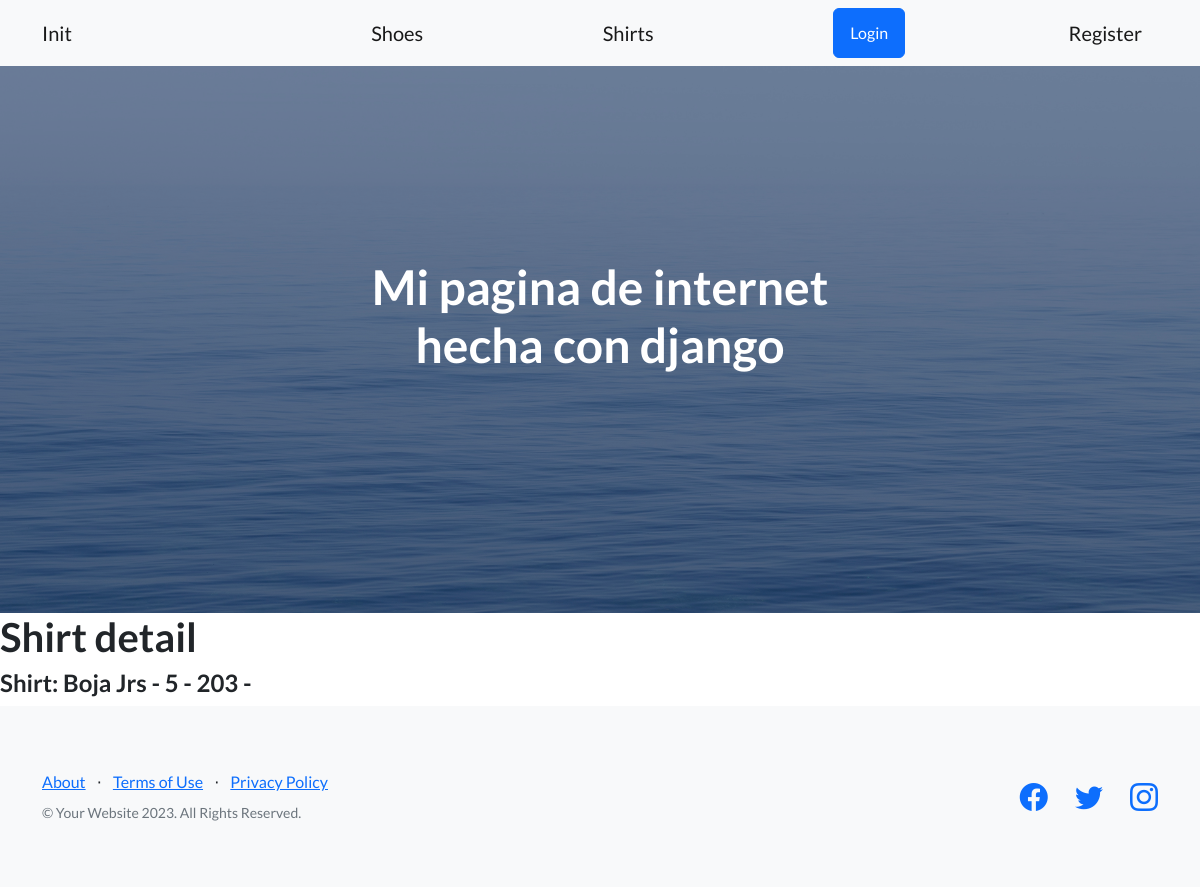
/app-coder/shirt-detail/2, run on an earlier commit of the app's database.
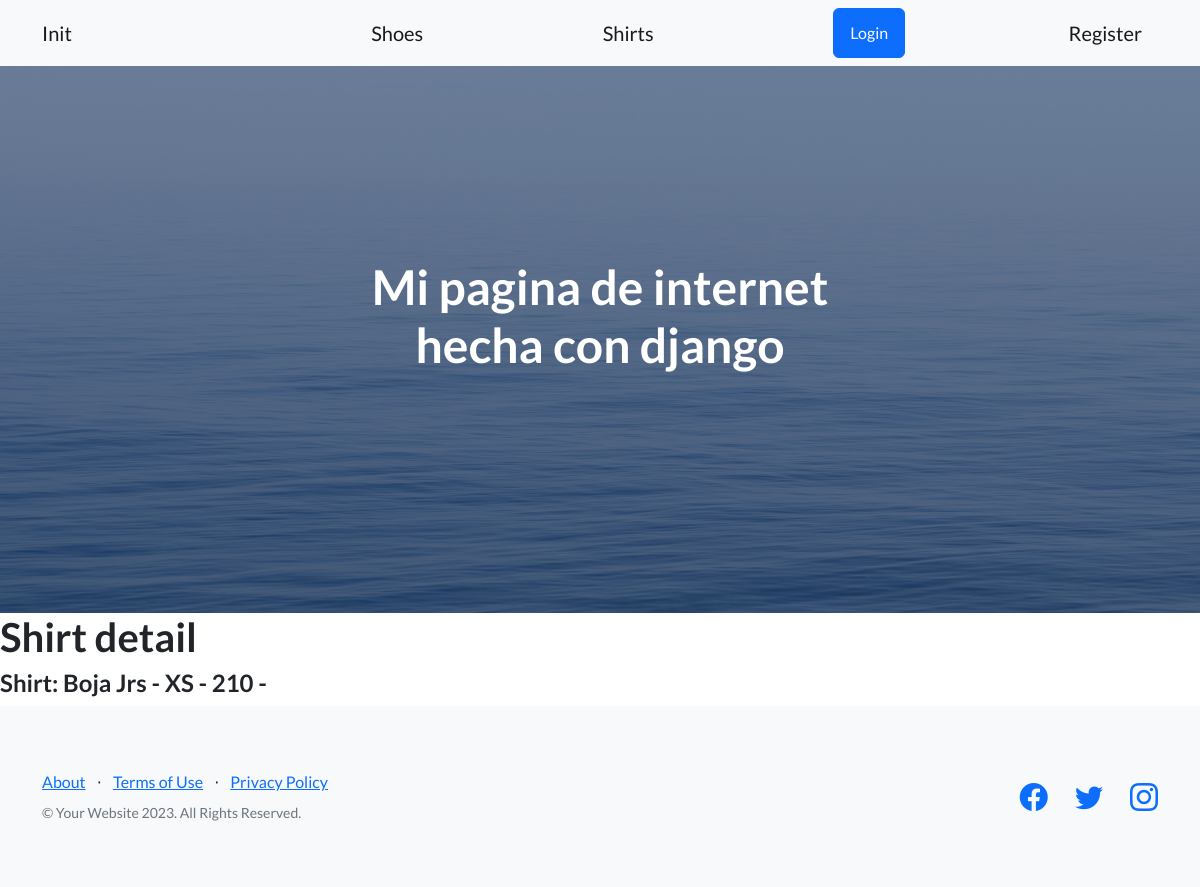
And on a later commit of the database.
### AppCoder/models.py (models this page shows, shortened)
class Shirt(models.Model):
  SIZES = [
        ('XS', 'Extra Small'),
        ('S', 'Small'),
        ('M', 'Medium'),
        ('L', 'Large'),
        ('X', 'Extra Large'),
        ('XXL', 'Extra Extra Large'),
    ]
  model = models.CharField(max_length=100)
  size = models.CharField(max_length=3, choices=SIZES, default='M')
  price = models.IntegerField()
  image = models.ImageField(upload_to='shirts/', blank=True, null=True)
  class Meta():
    ordering = ('model','size')

### AppCoder/views.py (the view)
# urls.py: path('shirt-detail/<pk>', Shirt_Detail.as_view(), name='Shirt_Detail'),
class Shirt_Detail(DetailView):
  model = Shirt
  template_name = 'shirt_detail.html'
  context_object_name = 'shirt'

### AppCoder/templates/shirt_detail.html
{% extends 'main.html' %} {% block changing_content %}
<h1>Shirt detail</h1>
<h4>
  Shirt: {{shirt.model}} - {{shirt.size}} - {{shirt.price}} - {{shirt.image}}
</h4>
{% endblock changing_content %}

What changed in the data, as far as the page shows it:
changed Shirt "Boja Jrs": size "5" → "XS"; price "203" → "210"
